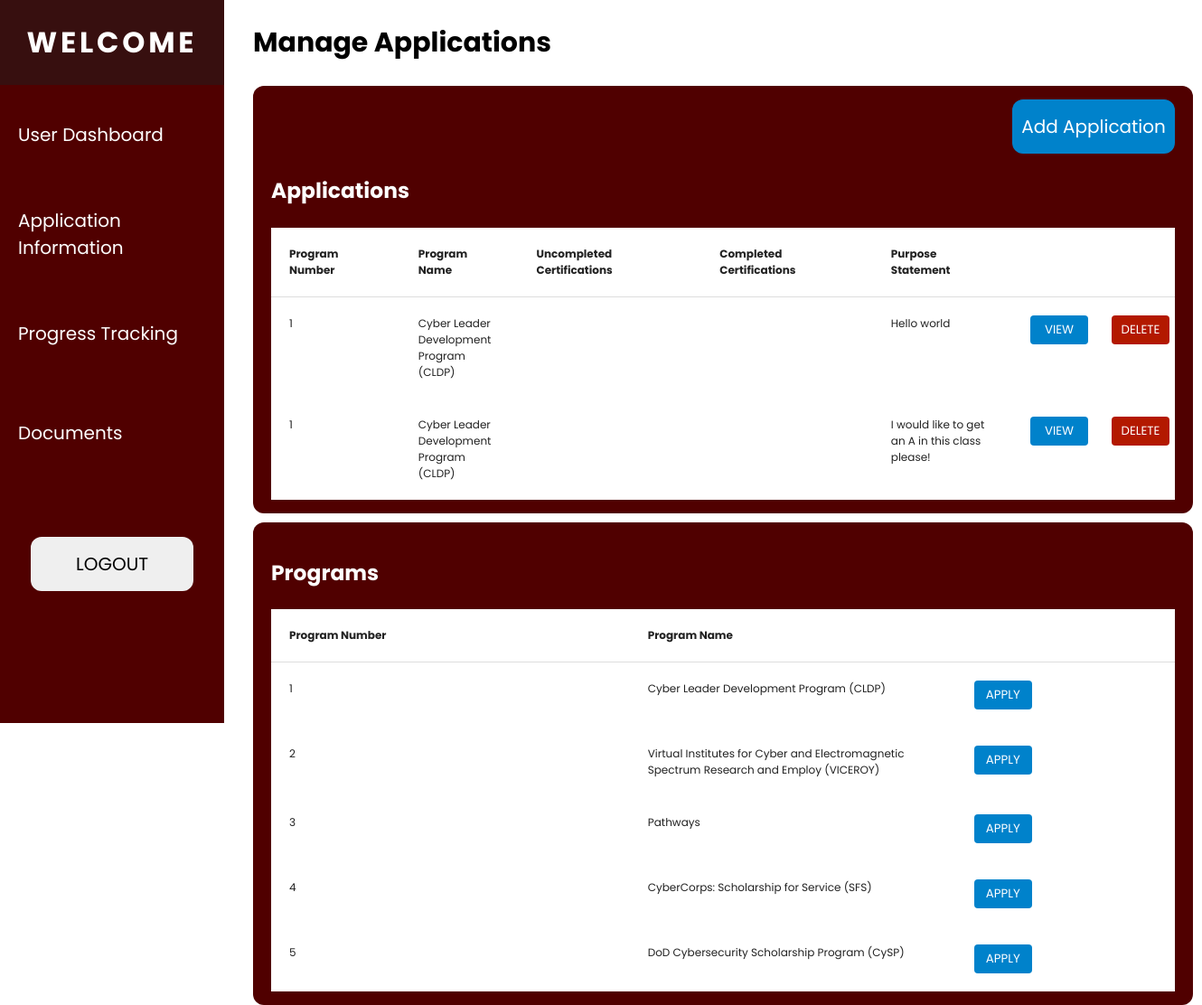
Screenshot of /pages/application_information.php (signed in) with the database file from the repository.
### tables this page shows
CREATE TABLE `applications` (
  `App_Num` int(11) NOT NULL,
  `Program_Num` int(11) NOT NULL,
  `UIN` int(11) NOT NULL,
  `Uncom_Cert` varchar(255) DEFAULT NULL,
  `Com_Cert` varchar(255) DEFAULT NULL,
  `Purpose_Statement` longtext NOT NULL
);

CREATE TABLE `programs` (
  `Program_Num` int(11) NOT NULL,
  `Name` varchar(255) NOT NULL,
  `Description` varchar(255) NOT NULL,
  `IsActive` tinyint(4) DEFAULT 1
);

### pages/application_information.php (the view, shortened to what this page needs)
<?php include '../assets/header.php';
include '../assets/student_navbar.php';
include_once '../includes/dbh.inc.php';
?>
<div class="main-container margin-left-280">
    <div class="header">
        <h2>Manage Applications</h2>
    </div>
    <div class="table-wrapper">
    <div class="flex flex-col align-end min-width-180">
        <button class="add-btn" id="open-app-modal">Add Application</button>
    </div>
        <h3>Applications</h3>
        <?php
            $stmt = $conn->prepare("SELECT * FROM applications WHERE UIN = ?");
            $stmt->bind_param("i", $_SESSION['user_id']);
            $stmt->execute();
            $result = $stmt->get_result();
        ?>
        <div class="table-container">
            <table id="app-table">
                <thead>
                    <tr>
                        <th>Program Number</th>
                        <th>Program Name</th>
                        <th>Uncompleted Certifications</th>
                        <th>Completed Certifications</th>
                        <th>Purpose Statement</th>
                        <th class="hidden">.</th>
                        <th class="hidden">.</th>
                    </tr>
                </thead>
                <tbody>
                    <?php
                    if(mysqli_num_rows($result) > 0) {
                        while($row = mysqli_fetch_assoc($result)) {
                            $stmt = $conn->prepare("SELECT Name FROM programs WHERE Program_Num = ?");
                            $stmt->bind_param("i", $row['Program_Num']);
                            $stmt->execute();
                            $nameResult = $stmt->get_result();
                            $data = $nameResult->fetch_assoc();
                            ?>
                            <tr>
                                <td><?php echo $row['Program_Num'] ?></td>
                                <td><?php echo $data['Name']?></td>
                                <td><?php echo $row['Uncom_Cert']; ?></td>
                                <td><?php echo $row['Com_Cert']; ?></td>
                                <td><?php echo $row['Purpose_Statement']; ?></td>
                                <td>
                                    <form action="view_application_information.php" method="POST">
                                        <button type="submit" name="view_app_btn" class="table-btn view-btn">VIEW</button>
                                    </form>
                                </td>
                                <td>
                                    <form action="../includes/process_applications.php" method="POST">
                                        <button type="submit" name="delete_app_btn" class="table-btn delete-btn">DELETE</button>
                                    </form>
                                </td>
                            </tr>
                            <?php
                        }
                    } else {
                        $_SESSION['error'] = "No applications found in the database";
                    }
                    ?>
                </tbody>
            </table>
        </div>
    </div>
    <div class="table-wrapper margin-top-10">
    <h3>Programs</h3>
        <?php
            $stmt = $conn->prepare("SELECT Program_Num,Name FROM programs WHERE IsActive = 1 ORDER BY Program_Num");
            $stmt->execute();
            $result = $stmt->get_result();
        ?>
        <div class="table-container">
            <table id="program-table">
                <thead>
                    <tr>
                        <th>Program Number</th>
                        <th>Program Name</th>
                        <th class="hidden">.</th>
                    </tr>
                </thead>
                <tbody>
                    <?php
                    if(mysqli_num_rows($result) > 0) {
                        while($row = mysqli_fetch_assoc($result)) {
                            ?>
                            <tr>
                                <td><?php echo $row['Program_Num'] ?></td>
                                <td><?php echo $row['Name']?></td>
                                <td>
                                    <form action="apply_application_information.php" method="POST">
                                        <button type="submit" name="apply_program_btn" class="table-btn view-btn">APPLY</button>
                                    </form>
                                </td>
                            </tr>
                            <?php
                        }
                    } else {
                        $_SESSION['error'] = "No programs found in the database";
                    }
                    ?>
                </tbody>
            </table>
        </div>
    </div>
</div>

### css/navbar.css (style rules this page uses)
body { margin: 0; padding: 0; font-family: 'Poppins', sans-serif; }

### css/modal.css (style rules this page uses)
* { font-family: 'Poppins', sans-serif; }

### css/style.css (style rules this page uses)
.main-container { margin: 0; padding: 0; font-family: 'Poppins', sans-serif; font-size: 20px; color: black; }
.margin-left-280 { margin-left: 280px; }
.add-btn { border: none; font-family: 'Poppins', sans-serif; width: 180px; height: 60px; border-radius: 12px; display: flex; align-items: center; justify-content: center; font-size: 20px; background-color: #0082CB; color: white; transition: 0.1s; cursor: pointer }
.header { display: flex; justify-content: space-between; align-items: center; padding-right: 35px; }
.table-wrapper { background-color: #500000; padding: 15px 20px; margin-right: 35px; border-radius: 12px; color: white; min-width: 1000px; }
.min-width-180 { min-width: 180px; }
.flex { display: flex; }
.flex-col { flex-direction: column; }
.align-end { align-items: flex-end; }
.margin-top-10 { margin-top: 10px; }
table { border-collapse: collapse; width: 100%; }
td, th { text-align: left; font-size: 12px; background-color: white; padding: 20px; color: #222222; }
th { border-bottom: 1px solid #ddd; }
.hidden { color: white; }
.table-container { overflow-x: auto; max-width: 1600px; }
.table-btn { width: 64px; height: 32px; padding: 6px 12px; color: #fff; border: none; border-radius: 4px; cursor: pointer; transition: 0.1s; display: flex; justify-content: center; }
.delete-btn { background-color: #B31900; text-align: center }
.view-btn { background-color: #0082CB; }
.table-container table td { word-wrap: break-word; white-space: normal; vertical-align: top; max-width: 50px; }

### rows the page displays
applications: Program_Num "1", Program_Num.Name "Cyber Leader Development Program (CLDP)", Purpose_Statement "Hello world"
applications: Program_Num "1", Program_Num.Name "Cyber Leader Development Program (CLDP)", Purpose_Statement "I would like to get an A in this class please!"
programs: Program_Num "1", Name "Cyber Leader Development Program (CLDP)"
programs: Program_Num "2", Name "Virtual Institutes for Cyber and Electromagnetic Spectrum Research and Employ (VICEROY)"
programs: Program_Num "3", Name "Pathways"
programs: Program_Num "4", Name "CyberCorps: Scholarship for Service (SFS)"
programs: Program_Num "5", Name "DoD Cybersecurity Scholarship Program (CySP)"
